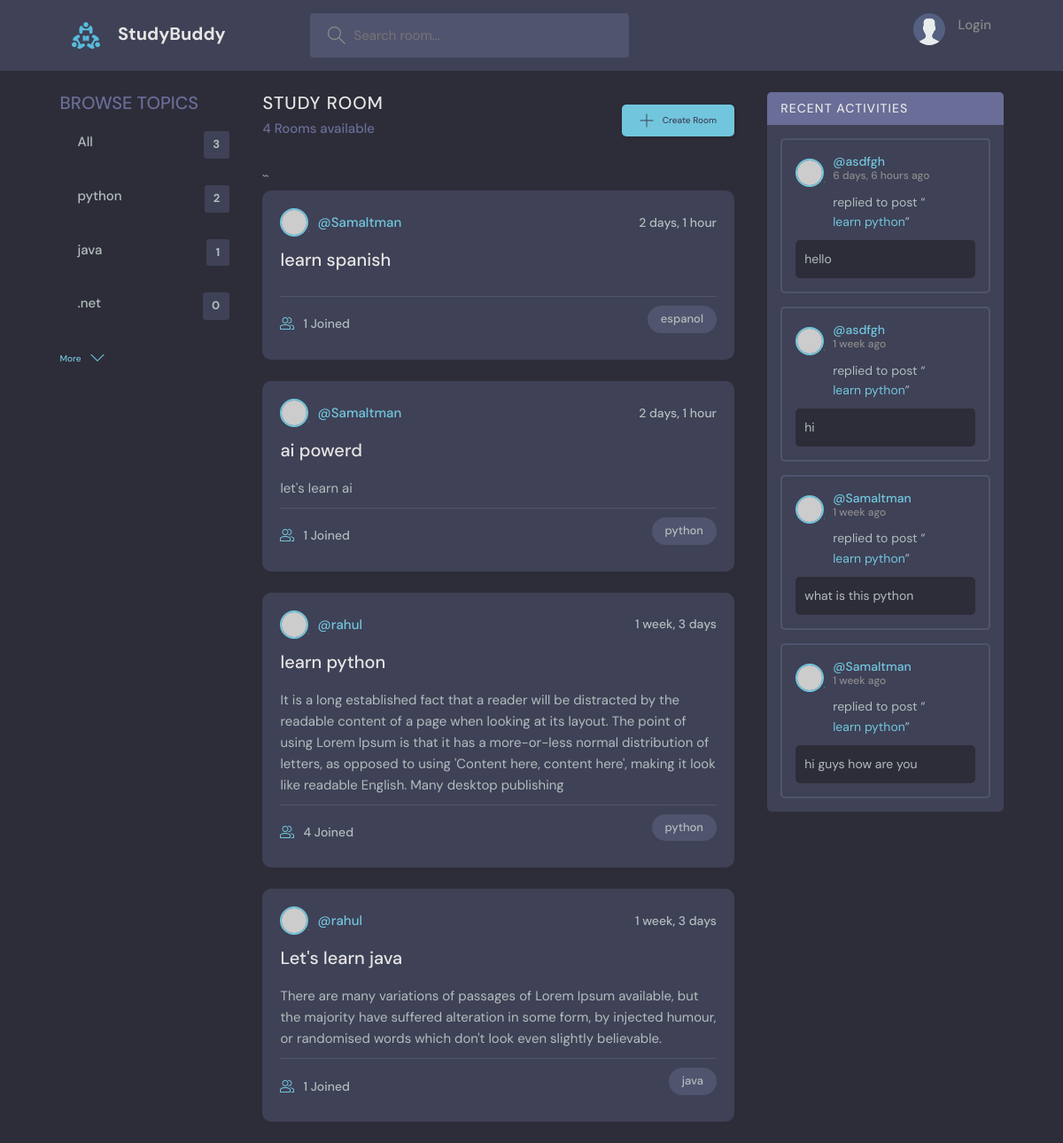
The page / on the database its author committed.
### base_app/models.py (models this page shows)
class Topics(models.Model):
    name = models.CharField(max_length=100)
    def __str__(self):
        return self.name

class Room(models.Model):
    host = models.ForeignKey(User, on_delete=models.CASCADE)
    participants = models.ManyToManyField(
        User, related_name='participants', blank=True)
    name = models.CharField(max_length=100)
    topic = models.ForeignKey(Topics, on_delete=models.CASCADE)
    description = models.TextField(null=True, blank=True)
    updated = models.DateTimeField(auto_now=True)
    created = models.DateTimeField(auto_now_add=True)
    class Meta:
        ordering = ['-updated', '-created']
    def __str__(self):
        return self.name

class Message(models.Model):
    user = models.ForeignKey(User, on_delete=models.CASCADE)
    room = models.ForeignKey(Room, on_delete=models.CASCADE)
    body = models.TextField()
    updated = models.DateTimeField(auto_now=True)
    created = models.DateTimeField(auto_now_add=True)
    class Meta:
        ordering = ['-updated', '-created']
    def __str__(self):
        return self.body[0:20]

### base_app/views.py (the view)
# urls.py: path('', views.index, name='home'),
def index(request):
    q = request.GET.get("q", "")
    topics = Topics.objects.all()[0:3]
    room = Room.objects.filter(
        Q(topic__name__icontains=q) |
        Q(name__icontains=q) |
        Q(description__icontains=q)
    )
    room_count = room.count()
    message_room = Message.objects.filter(
        Q(room__topic__name__icontains=q) |
        Q(user__username__icontains=q) |
        Q(body__icontains=q)
    )
    context = {"room": room,
               "topics": topics,
               "room_count": room_count,
               'message_room': message_room
               }
    return render(request, "base/index.html", context)

### template/base/index.html (shortened to what this page needs)
{% extends "base.html" %}
{% block content %}
    <main class="layout layout--3">
      <div class="container">
        {% include "base/topic_bar.html" %}
        <div class="roomList">
          <div class="roomList__header">
            <div>
              <h2>Study Room</h2>
              <p>{{room_count}} Rooms available</p>
            </div>
            <a class="btn btn--main" href='{% url "create_room" %}'>
              <svg version="1.1" xmlns="http://www.w3.org/2000/svg" width="32" height="32" viewBox="0 0 32 32">
                <title>add</title>
                <path
                  d="M16.943 0.943h-1.885v14.115h-14.115v1.885h14.115v14.115h1.885v-14.115h14.115v-1.885h-14.115v-14.115z"
                ></path>
              </svg>
              Create Room
            </a>
          </div>
          `` {% include "base/feed.html" %}
        </div>
        {% include "base/activity_bar.html" %}
      </div>
    </main>
    {% endblock content %}

### template/base/topic_bar.html
<div class="topics">
    <div class="topics__header">
      <h2>Browse Topics</h2>
    </div>
    <ul class="topics__list">
      <li>
        <a href='{% url "home" %}'>All<span>{{topics.count}}</span></a>
      </li>
      <li>
        {% for value in topics %}
        <div>
            <a href='{% url "home" %}?q={{value.name}}'>{{value.name}}<span>{{value.room_set.all.count}}</span></a>
        </div>
    {% endfor %}
      </li>
    </ul>
    <a class="btn btn--link" href='{% url "topics" %}'>
      More
      <svg version="1.1" xmlns="http://www.w3.org/2000/svg" width="32" height="32" viewBox="0 0 32 32">
        <title>chevron-down</title>
        <path d="M16 21l-13-13h-3l16 16 16-16h-3l-13 13z"></path>
      </svg>
    </a>
  </div>

### template/base/feed.html (shortened to what this page needs)
<div>
  {% for value  in room %}
    <div class="roomListRoom">
        <div class="roomListRoom__header">
          <a href="{% url 'profile_view' value.host.id %}" class="roomListRoom__author">
            <div class="avatar avatar--small">
              <img src="https://randomuser.me/api/portraits/women/11.jpg" />
            </div>
            <span>@{{value.host.username}}</span>
          </a>
          <div class="roomListRoom__actions">
            <span>{{value.created|timesince}}</span>
          </div>
        </div>
        <div class="roomListRoom__content">
          <a href='{% url "room" value.id %}'>{{value.name}}</a>
          <p>
            {{value.description}}
          </p>
        </div>
        <div class="roomListRoom__meta">
          <a href='{% url "room" value.id %}' class="roomListRoom__joined">
            {{value.participants.all.count}} Joined
          </a>
          <p class="roomListRoom__topic">{{value.topic}}</p>
        </div>
    </div>
    {% endfor %}
  </div>

### template/base/activity_bar.html (shortened to what this page needs)
<div class="activities">
  <div class="activities__header">
    <h2>Recent Activities</h2>
  </div>
  {% for message in message_room%}
    <div class="activities__box">
      <div class="activities__boxHeader roomListRoom__header">
        <a href="{% url 'profile_view' message.user.id %}" class="roomListRoom__author">
          <div class="avatar avatar--small">
            <img src="https://randomuser.me/api/portraits/women/11.jpg" />
          </div>
          <p>
            @{{ message.user }}
            <span>{{ message.created|timesince }} ago</span>
          </p>
        </a>
      </div>
      <div class="activities__boxContent">
        <p>replied to post “<a href='{% url "room" message.room.id %}'>{{message.room}}</a>”</p>
        <div class="activities__boxRoomContent">
          {{message}}
        </div>
      </div>
    </div>
  {% endfor %}
</div>

### rows shown on the page
Topics: name "python", room_set.all.count "2"
Topics: name "java", room_set.all.count "1"
Topics: name ".net", room_set.all.count "0"
Room: host.username "Samaltman", created "2 days, 1 hour", name "learn spanish", participants.all.count "1", topic "espanol"
Room: host.username "Samaltman", created "2 days, 1 hour", name "ai powerd", description "let's learn ai", participants.all.count "1", topic "python"
Room: host.username "rahul", created "1 week, 3 days", name "learn python", description "It is a long established fact that a reader will be distracted by the readable content of a page when looking at its layout. The point of using Lorem Ipsum is that it has a more-or-less normal distribution of letters, as opposed to using 'Content here, content here', making it look like readable English. Many desktop publishing", participants.all.count "4", topic "python"
Room: host.username "rahul", created "1 week, 3 days", name "Let's learn java", description "There are many variations of passages of Lorem Ipsum available, but the majority have suffered alteration in some form, by injected humour, or randomised words which don't look even slightly believable.", participants.all.count "1", topic "java"
Message: user "asdfgh", created "6 days, 6 hours", room "learn python", body "hello"
Message: user "asdfgh", created "1 week", room "learn python", body "hi"
Message: user "Samaltman", created "1 week", room "learn python", body "what is this python"
Message: user "Samaltman", created "1 week", room "learn python", body "hi guys how are you"

### other values the page prints
{{ topics.count }} "3"
{{ room_count }} "4"
